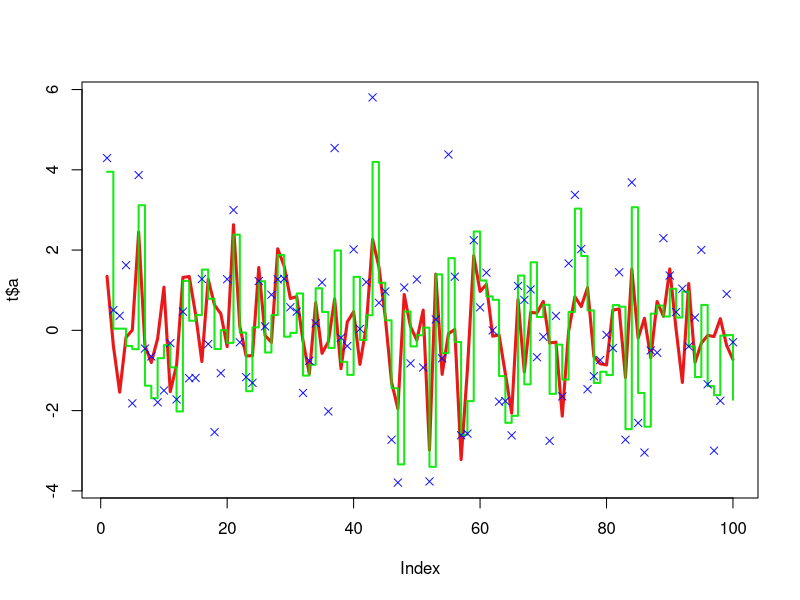

This chart was generated by the following R code:
x1<-rnorm(100)
x2<-rnorm(100)
x3<-rnorm(100)
t<- data.frame(a=x1, b=x1+x2, c=x1+x2+x3)
plot(t$a, type="l", ylim=range(t),
     lwd=3, col=rgb(0.9,0,0,0.9))
lines(t$b, type="s", lwd=2,
      col=rgb(0,0.9,0,0.9))
points(t$c, pch=4, cex=1,
       col=rgb(0,0,1,0.9))